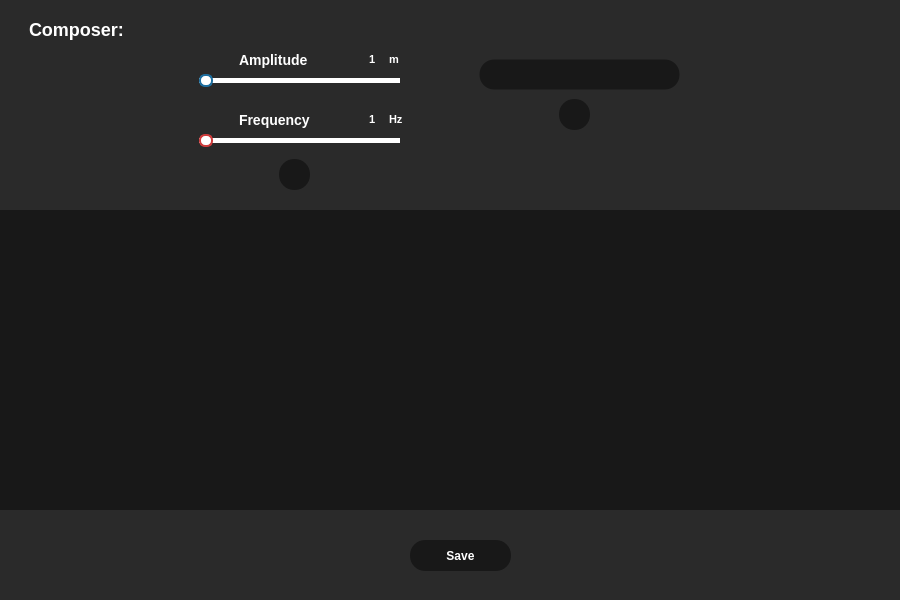
<?xml version="1.0" encoding="UTF-8"?>
<ui version="4.0">
 <class>compose</class>
 <widget class="QMainWindow" name="compose">
  <property name="geometry">
   <rect>
    <x>0</x>
    <y>0</y>
    <width>900</width>
    <height>600</height>
   </rect>
  </property>
  <property name="sizePolicy">
   <sizepolicy hsizetype="Fixed" vsizetype="Fixed">
    <horstretch>0</horstretch>
    <verstretch>0</verstretch>
   </sizepolicy>
  </property>
  <property name="minimumSize">
   <size>
    <width>900</width>
    <height>600</height>
   </size>
  </property>
  <property name="maximumSize">
   <size>
    <width>900</width>
    <height>600</height>
   </size>
  </property>
  <property name="sizeIncrement">
   <size>
    <width>900</width>
    <height>600</height>
   </size>
  </property>
  <property name="windowTitle">
   <string>MainWindow</string>
  </property>
  <property name="iconSize">
   <size>
    <width>25</width>
    <height>24</height>
   </size>
  </property>
  <widget class="QWidget" name="centralwidget">
   <property name="sizePolicy">
    <sizepolicy hsizetype="Fixed" vsizetype="Fixed">
     <horstretch>0</horstretch>
     <verstretch>0</verstretch>
    </sizepolicy>
   </property>
   <property name="minimumSize">
    <size>
     <width>900</width>
     <height>600</height>
    </size>
   </property>
   <property name="sizeIncrement">
    <size>
     <width>900</width>
     <height>600</height>
    </size>
   </property>
   <widget class="QWidget" name="verticalLayoutWidget">
    <property name="geometry">
     <rect>
      <x>0</x>
      <y>210</y>
      <width>901</width>
      <height>301</height>
     </rect>
    </property>
    <layout class="QVBoxLayout" name="verticalLayout">
     <item>
      <widget class="QWidget" name="widget_3" native="true">
       <property name="styleSheet">
        <string notr="true">background-color:rgb(24,24,24);</string>
       </property>
      </widget>
     </item>
    </layout>
   </widget>
   <widget class="QWidget" name="verticalLayoutWidget_2">
    <property name="geometry">
     <rect>
      <x>-1</x>
      <y>-1</y>
      <width>901</width>
      <height>211</height>
     </rect>
    </property>
    <layout class="QVBoxLayout" name="verticalLayout_2">
     <item>
      <widget class="QWidget" name="widget" native="true">
       <property name="styleSheet">
        <string notr="true">background-color:rgb(42,42,42);</string>
       </property>
       <widget class="QLabel" name="label">
        <property name="geometry">
         <rect>
          <x>30</x>
          <y>10</y>
          <width>101</width>
          <height>41</height>
         </rect>
        </property>
        <property name="styleSheet">
         <string notr="true">
color:white;
font-size: 18px;
font-weight: 800</string>
        </property>
        <property name="text">
         <string>Composer:</string>
        </property>
       </widget>
       <widget class="QComboBox" name="reconstructionComboBox_2">
        <property name="geometry">
         <rect>
          <x>480</x>
          <y>60</y>
          <width>201</width>
          <height>31</height>
         </rect>
        </property>
        <property name="styleSheet">
         <string notr="true">QComboBox {
                color: rgb(255, 255, 255);
                font-size: 18px;
                background-color: rgb(24, 24, 24);
                padding-left: 15px;
                border: 1px solid transparent;
                border-radius: 15px; /* Rounded corners */
            }
            
            QComboBox QAbstractItemView {
                background-color: #444444;    /* Dropdown list background */
                color: #ffffff;               /* Dropdown list text color */
                selection-background-color: #555555;  /* Highlight background */
                selection-color: #FF5757;     /* Highlighted text color */
            }

            /* Remove the default arrow */
            QComboBox::drop-down {
                margin-right: 10px;
                border-top-right-radius: 15px; /* Apply radius to the top-right */
                border-bottom-right-radius: 15px; /* Apply radius to the bottom-right */
            }

            /* Customize the arrow (triangle) */
            QComboBox::down-arrow {
                image: url(Deliverables/down-arrow.png); /* Optional: use a custom image for the arrow */
                width: 10px;
                height: 10px;
                margin-right: 10px; /* Moves the arrow more to the right */
            }</string>
        </property>
       </widget>
       <widget class="QLabel" name="ampLabel_3">
        <property name="geometry">
         <rect>
          <x>240</x>
          <y>50</y>
          <width>81</width>
          <height>21</height>
         </rect>
        </property>
        <property name="styleSheet">
         <string notr="true">color:white;
font-size: 14px;
font-weight:600;
border-color: transparent;</string>
        </property>
        <property name="text">
         <string>Amplitude</string>
        </property>
       </widget>
       <widget class="QSlider" name="frequencyCombobox_3">
        <property name="geometry">
         <rect>
          <x>200</x>
          <y>130</y>
          <width>201</width>
          <height>22</height>
         </rect>
        </property>
        <property name="styleSheet">
         <string notr="true">QSlider {
    border: none;
}
QSlider::groove:horizontal {
    height: 5px;
    background: white;  
    border-radius: 3px;    
}

QSlider::handle:horizontal {
    background: #ffffff;  
    border: 2px solid #cc3c3c;
    width: 10px;
    height: 10px;
    border-radius: 6px;    
    margin: -4px 0;       
}
</string>
        </property>
        <property name="orientation">
         <enum>Qt::Horizontal</enum>
        </property>
       </widget>
       <widget class="QLabel" name="iconFreq_3">
        <property name="geometry">
         <rect>
          <x>200</x>
          <y>110</y>
          <width>31</width>
          <height>21</height>
         </rect>
        </property>
        <property name="styleSheet">
         <string notr="true">border-color: transparent;</string>
        </property>
        <property name="text">
         <string/>
        </property>
        <property name="pixmap">
         <pixmap>Deliverables/pulse.png</pixmap>
        </property>
       </widget>
       <widget class="QLabel" name="ampQuantity_3">
        <property name="geometry">
         <rect>
          <x>370</x>
          <y>50</y>
          <width>21</width>
          <height>21</height>
         </rect>
        </property>
        <property name="styleSheet">
         <string notr="true">color:white;
font-size: 11px;
font-weight:800;
border-color: transparent;</string>
        </property>
        <property name="text">
         <string>1</string>
        </property>
       </widget>
       <widget class="QLabel" name="frequencyLabel_3">
        <property name="geometry">
         <rect>
          <x>240</x>
          <y>110</y>
          <width>81</width>
          <height>21</height>
         </rect>
        </property>
        <property name="styleSheet">
         <string notr="true">color:white;
font-size: 14px;
font-weight:500;
border-color: transparent;</string>
        </property>
        <property name="text">
         <string>Frequency</string>
        </property>
       </widget>
       <widget class="QPushButton" name="pushButton_2">
        <property name="geometry">
         <rect>
          <x>280</x>
          <y>160</y>
          <width>31</width>
          <height>31</height>
         </rect>
        </property>
        <property name="styleSheet">
         <string notr="true">background-color: rgb(24, 24, 24);
color: rgb(255, 255, 255);
border: 1px;
border-radius: 15px;
font-weight:800;</string>
        </property>
        <property name="text">
         <string/>
        </property>
        <property name="icon">
         <iconset>
          <normaloff>Deliverables/add.png</normaloff>Deliverables/add.png</iconset>
        </property>
        <property name="iconSize">
         <size>
          <width>26</width>
          <height>26</height>
         </size>
        </property>
       </widget>
       <widget class="QLabel" name="frequencyQuantity_3">
        <property name="geometry">
         <rect>
          <x>370</x>
          <y>110</y>
          <width>31</width>
          <height>21</height>
         </rect>
        </property>
        <property name="styleSheet">
         <string notr="true">color:white;
font-size: 11px;
font-weight:800;
border-color:transparent;</string>
        </property>
        <property name="text">
         <string>1</string>
        </property>
       </widget>
       <widget class="QLabel" name="label_8">
        <property name="geometry">
         <rect>
          <x>390</x>
          <y>50</y>
          <width>21</width>
          <height>21</height>
         </rect>
        </property>
        <property name="styleSheet">
         <string notr="true">color:white;
font-size: 11px;
font-weight:800;
border-color: transparent;</string>
        </property>
        <property name="text">
         <string>m</string>
        </property>
       </widget>
       <widget class="QLabel" name="hz_3">
        <property name="geometry">
         <rect>
          <x>390</x>
          <y>110</y>
          <width>21</width>
          <height>21</height>
         </rect>
        </property>
        <property name="styleSheet">
         <string notr="true">color:white;
font-size: 11px;
font-weight:800;
border-color: transparent;</string>
        </property>
        <property name="text">
         <string>Hz</string>
        </property>
       </widget>
       <widget class="QPushButton" name="pushButton">
        <property name="geometry">
         <rect>
          <x>560</x>
          <y>100</y>
          <width>31</width>
          <height>31</height>
         </rect>
        </property>
        <property name="styleSheet">
         <string notr="true">background-color: rgb(24, 24, 24);
color: rgb(255, 255, 255);
border: 1px;
border-radius: 15px;
font-weight:800;</string>
        </property>
        <property name="text">
         <string/>
        </property>
        <property name="icon">
         <iconset>
          <normaloff>Deliverables/bin.png</normaloff>Deliverables/bin.png</iconset>
        </property>
        <property name="iconSize">
         <size>
          <width>14</width>
          <height>14</height>
         </size>
        </property>
       </widget>
       <widget class="QLabel" name="iconAmp_3">
        <property name="geometry">
         <rect>
          <x>200</x>
          <y>40</y>
          <width>31</width>
          <height>41</height>
         </rect>
        </property>
        <property name="styleSheet">
         <string notr="true">background-color:transparent;
border-color:transparent;</string>
        </property>
        <property name="text">
         <string/>
        </property>
        <property name="pixmap">
         <pixmap>Deliverables/Amplitude.png</pixmap>
        </property>
       </widget>
       <widget class="QSlider" name="amplitudeCombobox_3">
        <property name="geometry">
         <rect>
          <x>200</x>
          <y>70</y>
          <width>201</width>
          <height>22</height>
         </rect>
        </property>
        <property name="styleSheet">
         <string notr="true">QSlider {
    border: none;
}
QSlider::groove:horizontal {
    height: 5px;
    background: white;  
    border-radius: 3px;   
}

QSlider::handle:horizontal {
    background: #ffffff;  
    border: 2px solid #1e6e9e;
    width: 10px;
    height: 10px;
    border-radius: 6px;    
    margin: -4px 0;       
}
</string>
        </property>
        <property name="orientation">
         <enum>Qt::Horizontal</enum>
        </property>
       </widget>
      </widget>
     </item>
    </layout>
   </widget>
   <widget class="QWidget" name="verticalLayoutWidget_3">
    <property name="geometry">
     <rect>
      <x>0</x>
      <y>510</y>
      <width>901</width>
      <height>91</height>
     </rect>
    </property>
    <layout class="QVBoxLayout" name="verticalLayout_3">
     <item>
      <widget class="QWidget" name="widget_2" native="true">
       <property name="styleSheet">
        <string notr="true">background-color:rgb(42,42,42);</string>
       </property>
       <widget class="QPushButton" name="pushButton_3">
        <property name="geometry">
         <rect>
          <x>410</x>
          <y>30</y>
          <width>101</width>
          <height>31</height>
         </rect>
        </property>
        <property name="styleSheet">
         <string notr="true">background-color: rgb(24, 24, 24);
color: rgb(255, 255, 255);
border: 1px;
border-radius: 15px;
font-weight:800;</string>
        </property>
        <property name="text">
         <string>Save</string>
        </property>
        <property name="iconSize">
         <size>
          <width>14</width>
          <height>14</height>
         </size>
        </property>
       </widget>
      </widget>
     </item>
    </layout>
   </widget>
  </widget>
 </widget>
 <resources/>
 <connections/>
</ui>
